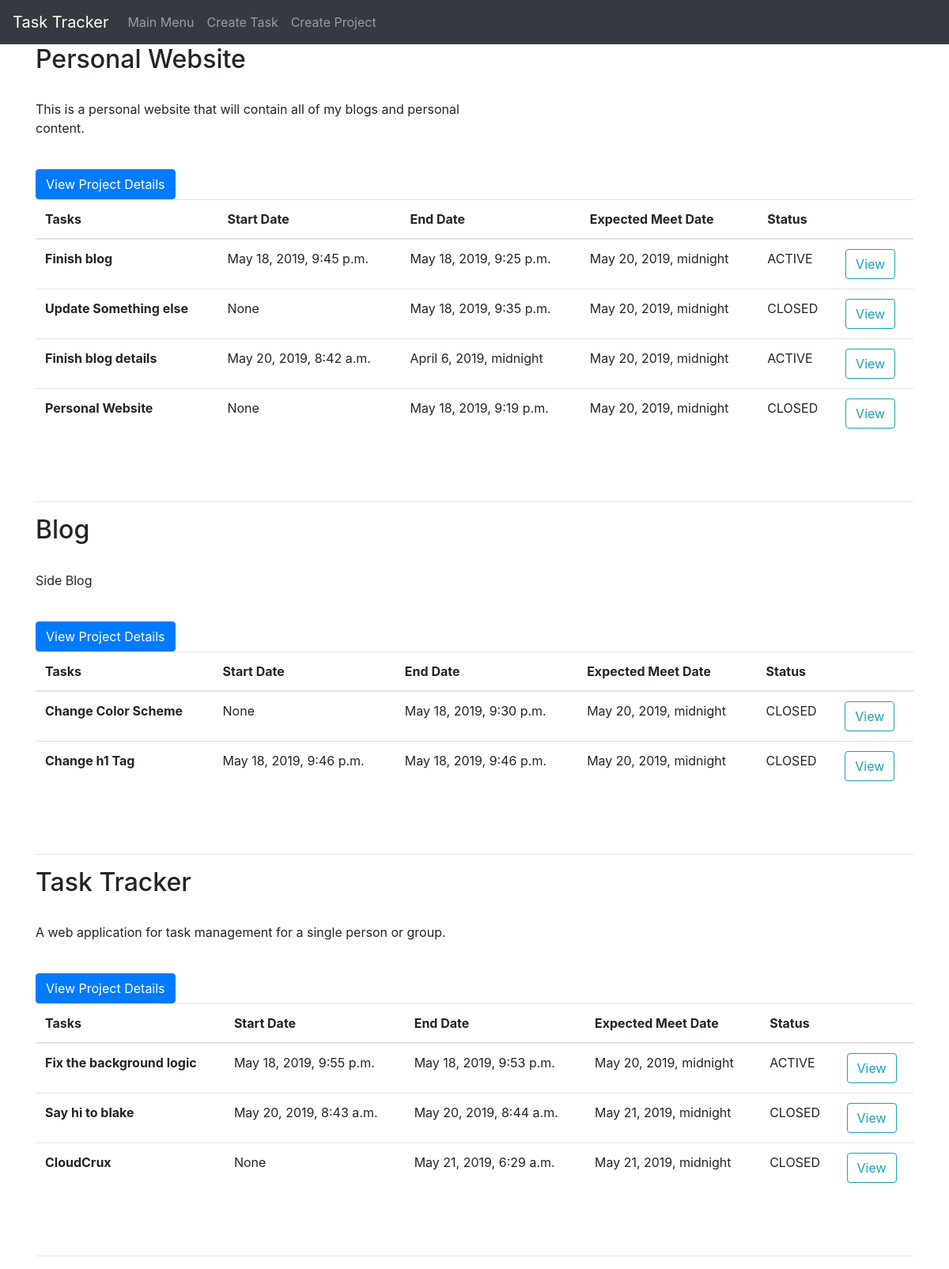
Before: / with the older database file.
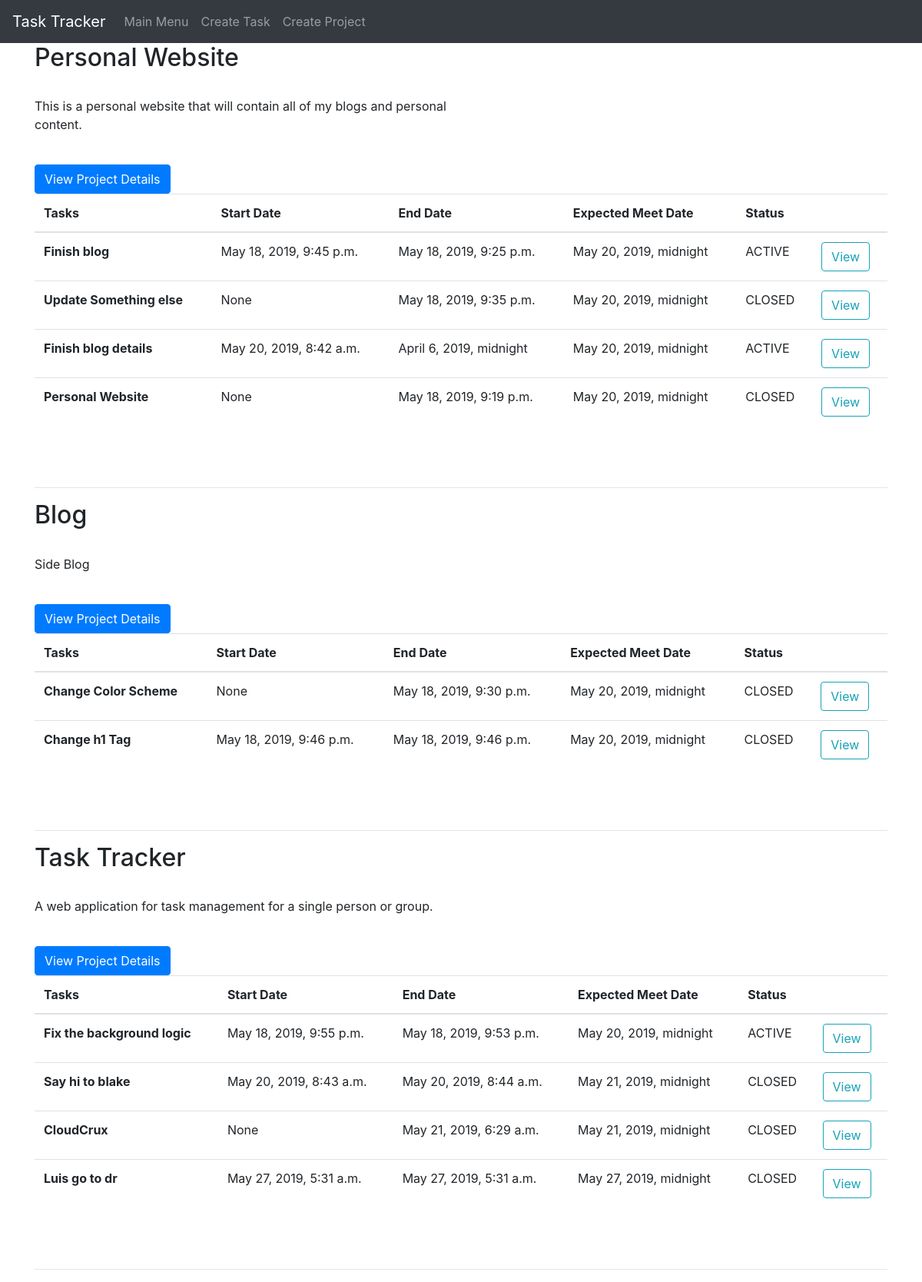
After: the same page with the newer database file.
### sproject_manager/models.py (models this page shows, shortened)
class Project(models.Model):
    name = models.CharField(max_length=30)
    description = models.TextField()
    start_date = models.DateTimeField(auto_now=True)
    complete_date = models.DateTimeField()
    active = models.BooleanField(default=True)
    author = models.CharField(max_length=30)

class Task(models.Model):
    name = models.CharField(max_length=30)
    description = models.TextField()
    start_date = models.DateTimeField(blank=True, null=True)
    end_date = models.DateTimeField(blank=True, null=True)
    expected_end_date = models.DateTimeField(blank=True, null=True)
    status_choices = (
        ("ACTIVE", "ACTIVE"),
        ("PENDING", "PENDING"),
        ("CLOSED", "CLOSED"),
    )
    status = models.CharField(
        max_length=7,
        choices=status_choices,
        default="PENDING",
    )
    author = models.CharField(max_length=30)
    project = models.ForeignKey('Project', on_delete=models.CASCADE)

### sproject_manager/views.py (the view)
# urls.py: path('', views.index, name='index'),
def index(request):
    project_list = Project.objects.all()
    task_list = Task.objects.all()
    context = {
        'project_list': project_list,
        'task_list': task_list,
    }
    return render(request, 'sproject_manager/index.html', context)

### sproject_manager/templates/sproject_manager/index.html (shortened to what this page needs)
{% extends 'sproject_manager/base.html' %}
{% block content %}
<div class="container">
{% if project_list %}
    {% for proj in project_list %}
    <div class="row">
      <div class="col-md-6">
        <h2>{{ proj.name }}</h2>
        <br>
        <p>{{ proj.description }}</p>
        <br>
        <a class="btn btn-primary" href="{% url 'project_manager:proj-details' proj.id %}">View Project Details</a>
        <br>
      </div>
      <div class="col-md-6">
      </div>
    </div>
        <table class="table">
          <thead>
            <tr>
              <th scope="col">Tasks</th>
              <th scope="col">Start Date</th>
              <th scope="col">End Date</th>
              <th scope="col">Expected Meet Date</th>
              <th scope="col">Status</th>
              <th scope="col"></th>
            </tr>
          </thead>
          <tbody>
          {% for task in task_list %}
            {% if task.project.id == proj.id %}
            <tr>
              <th scope="row">{{ task.name }}</th>
              <td>{{ task.start_date }}</td>
              <td>{{ task.end_date }}</td>
              <td>{{ task.expected_end_date }}</td>
              <td>{{ task.status }}</td>
              <td><a href="{% url 'project_manager:update-task' task.id %}"><button class="btn btn-outline-info" >View</button></a> </td>
            </tr>
            {% endif %}
          {% endfor %}
          </tbody>
        </table>
        <br>
        <br>
        <hr>
    {% endfor %}
{% else %}
<p>Sorry, pal</p>
{% endif %}
</div>
{% endblock %}

Changed rows visible on the page:
added Task: name "Luis go to dr", start_date "May 27, 2019, 5:31 a.m.", end_date "May 27, 2019, 5:31 a.m.", expected_end_date "May 27, 2019, midnight", status "CLOSED", shown under Project "Task Tracker"
